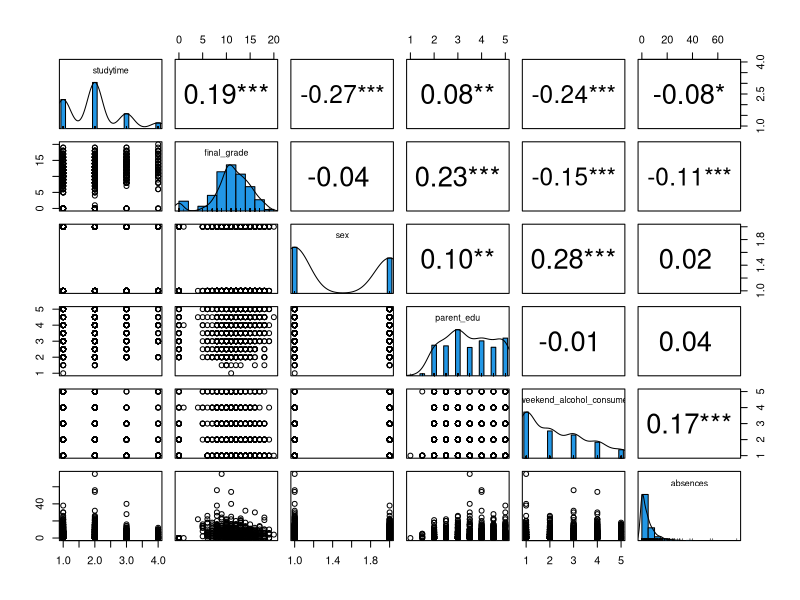
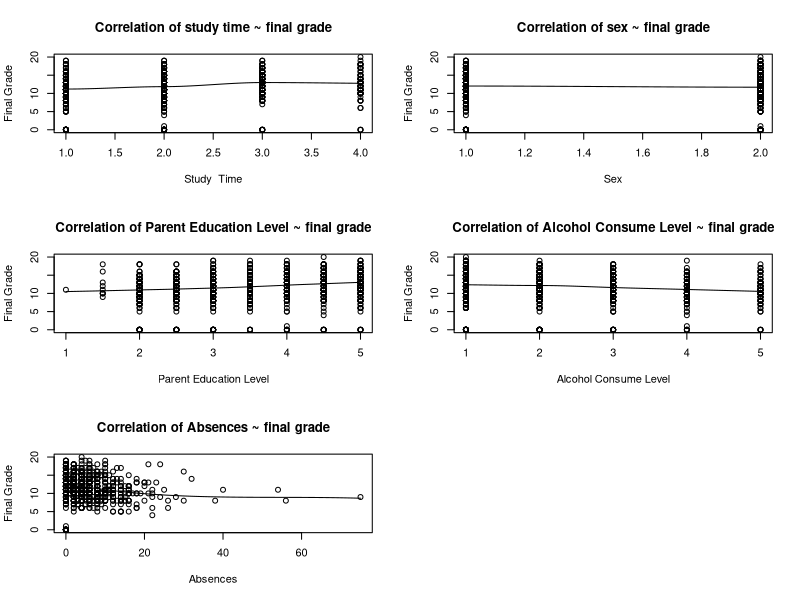
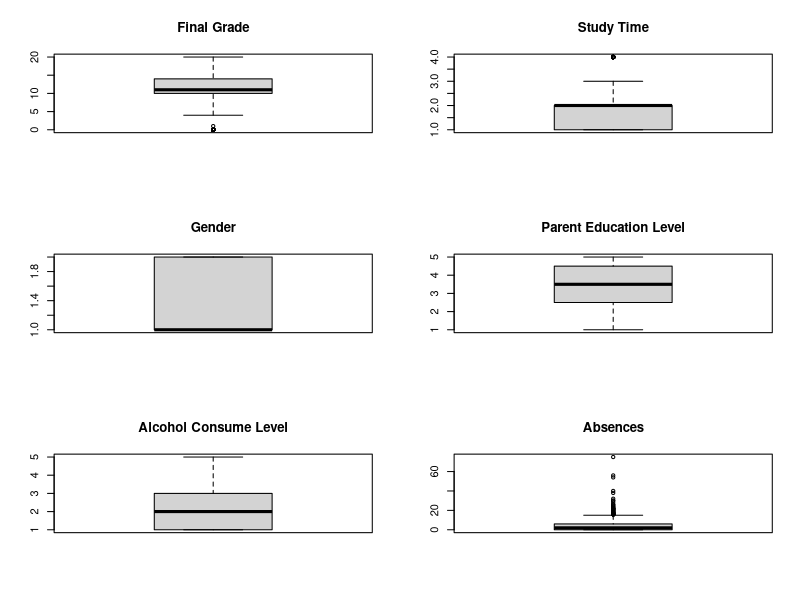
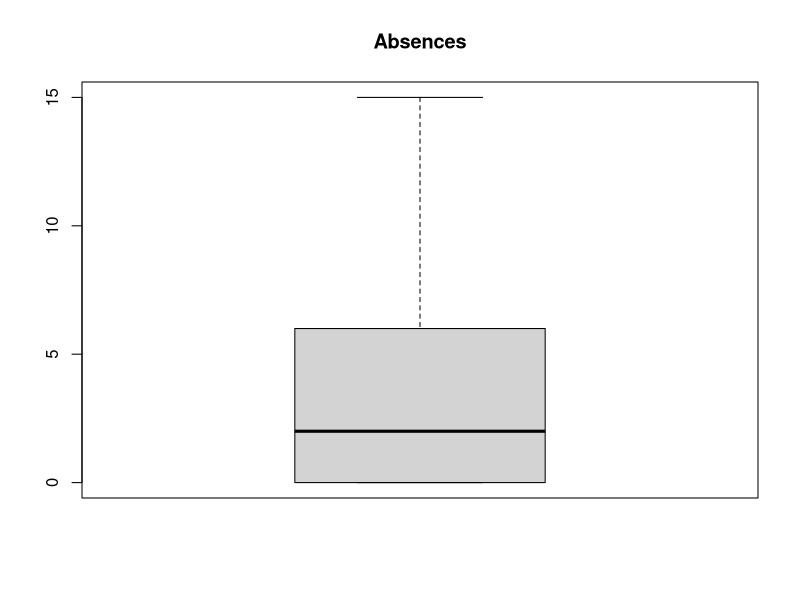
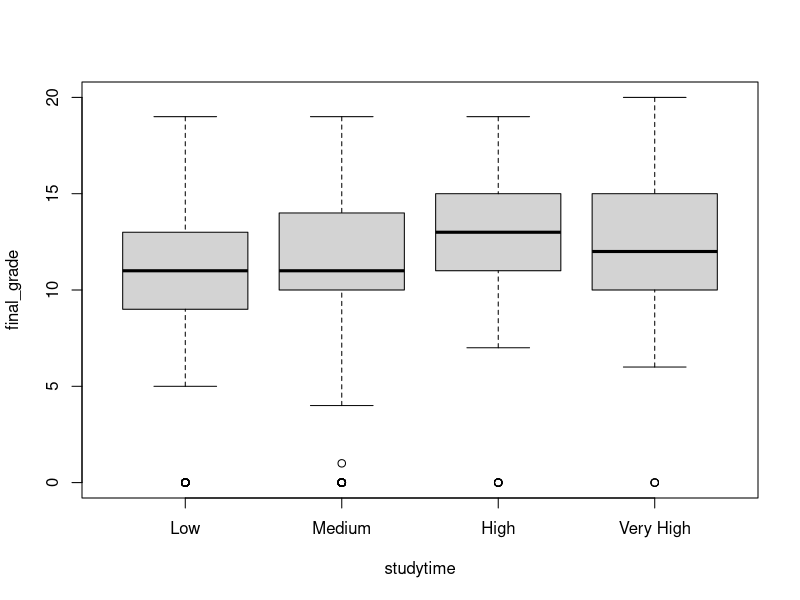
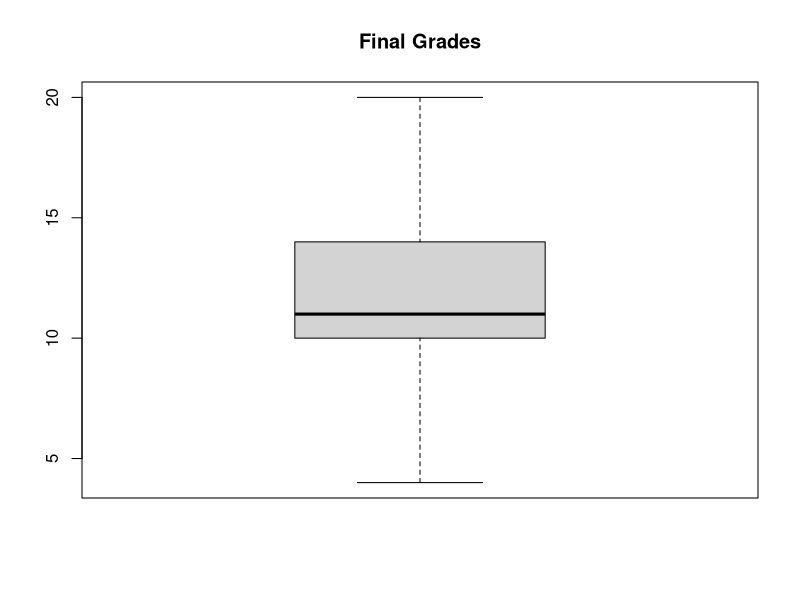
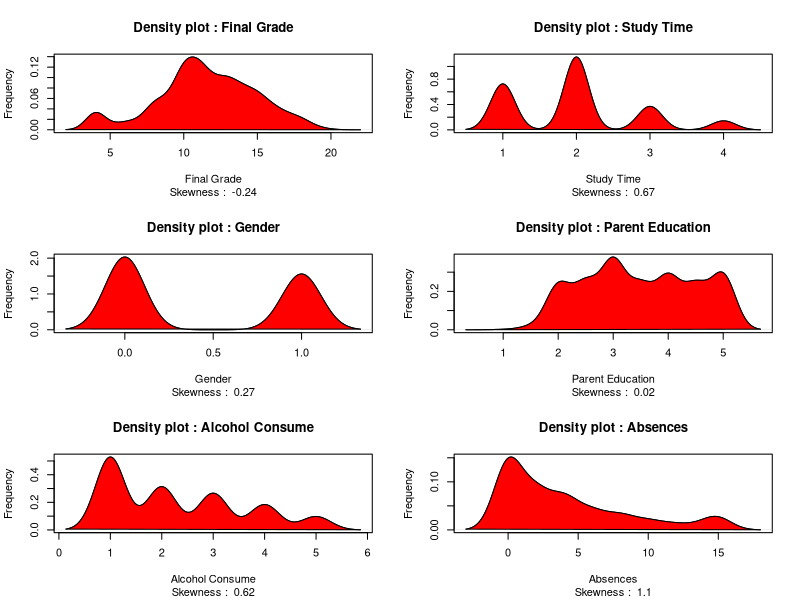

Write R code to recreate these figures, in order.
library(dplyr)

students <- read.csv('students_cleaned.csv')
View(students)

str(students)



students <- students %>%
  mutate(
    # Nominal variables
    school = factor(school),
    
    sex = factor(sex,
                 levels = c("Female", "Male")),
    
    address = factor(address,
                     levels = c("Urban", "Rural")),
    
    famsize = factor(famsize,
                     levels = c("Small", "Large")),
    
    parent_status = factor(parent_status,
                           levels = c("Together", "Apart")),
    
    Mjob = factor(Mjob),
    Fjob = factor(Fjob),
    reason = factor(reason),
    guardian = factor(guardian),
    
    subject = factor(subject),
    
    performance = factor(performance,
                         levels = c("Low", "Medium", "High"),
                         ordered = TRUE),
    
    absence_level = factor(absence_level,
                           levels = c("Low", "Moderate", "High"),
                           ordered = TRUE),
    
    
    # Binary variables
    schoolsup = factor(schoolsup,
                       levels = c("no", "yes")),
    
    famsup = factor(famsup,
                    levels = c("no", "yes")),
    
    paid = factor(paid,
                  levels = c("no", "yes")),
    
    activities = factor(activities,
                        levels = c("no", "yes")),
    
    nursery = factor(nursery,
                     levels = c("no", "yes")),
    
    higher = factor(higher,
                    levels = c("no", "yes")),
    
    internet = factor(internet,
                      levels = c("no", "yes")),
    
    romantic = factor(romantic,
                      levels = c("no", "yes")),
    
    
    # Ordinal variables
    mother_edu = factor(mother_edu,
                        levels = 0:4,
                        ordered = TRUE),
    
    father_edu = factor(father_edu,
                        levels = 0:4,
                        ordered = TRUE),
    
    studytime = factor(studytime,
                       levels = c("Low", "Medium", "High", "Very High"),
                       ordered = TRUE),
    
    failures = factor(failures,
                      levels = 0:3,
                      ordered = TRUE),
    
    traveltime = factor(traveltime,
                        levels = 1:4,
                        ordered = TRUE),
    
    famrel = factor(famrel,
                    levels = 1:5,
                    ordered = TRUE),
    
    freetime = factor(freetime,
                      levels = 1:5,
                      ordered = TRUE),
    
    goout = factor(goout,
                   levels = 1:5,
                   ordered = TRUE),
    
    weekday_alcohol_consume = factor(
      weekday_alcohol_consume,
      levels = 1:5,
      ordered = TRUE
    ),
    
    weekend_alcohol_consume = factor(
      weekend_alcohol_consume,
      levels = 1:5,
      ordered = TRUE
    ),
    
    health = factor(health,
                    levels = 1:5,
                    ordered = TRUE)
  )

str(students)

student_subset <- students %>%
  select(
    studytime,
    final_grade,
    sex,
    parent_edu,
    weekend_alcohol_consume,
    absences
  )

View(student_subset)

library(psych)
windows(20,10)

pairs.panels(student_subset,
             smooth = FALSE,      # If TRUE, draws loess smooths
             scale = FALSE,      # If TRUE, scales the correlation text font
             density = TRUE,     # If TRUE, adds density plots and histograms
             ellipses = FALSE,    # If TRUE, draws ellipses
             method = "spearman",# Correlation method (also "pearson" or "kendall")
             pch = 21,           # pch symbol
             lm = FALSE,         # If TRUE, plots linear fit rather than the LOESS (smoothed) fit
             cor = TRUE,         # If TRUE, reports correlations
             jiggle = FALSE,     # If TRUE, data points are jittered
             factor = 2,         # Jittering factor
             hist.col = 4,       # Histograms color
             stars = TRUE,       # If TRUE, adds significance level with stars
             ci = TRUE)          # If TRUE, adds confidence intervals


attach(student_subset)
windows(20,12)
par(mfrow= c(3,2))

scatter.smooth(x = studytime,
               y = final_grade,
               xlab = "Study  Time",
               ylab = "Final Grade", main = "Correlation of study time ~ final grade")

scatter.smooth(x = sex,
               y = final_grade,
               xlab = "Sex",
               ylab = "Final Grade", main = "Correlation of sex ~ final grade")

scatter.smooth(x = parent_edu,
               y = final_grade,
               xlab = "Parent Education Level",
               ylab = "Final Grade", main = "Correlation of Parent Education Level ~ final grade")

scatter.smooth(x = weekend_alcohol_consume,
               y = final_grade,
               xlab = "Alcohol Consume Level",
               ylab = "Final Grade", main = "Correlation of Alcohol Consume Level ~ final grade")

scatter.smooth(x = absences,
               y = final_grade,
               xlab = "Absences",
               ylab = "Final Grade", main = "Correlation of Absences ~ final grade")
detach(student_subset)


# Examining correlation between murder and Independent variables

cor_data <- student_subset %>%
  mutate(
    studytime = as.numeric(studytime),
    sex = ifelse(sex == "Male", 1, 0),
    weekend_alcohol_consume = as.numeric(weekend_alcohol_consume)
  )

round(cor(cor_data), 2)

attach(cor_data)

# Examining the other variables
paste("Correlation for final grade and study time: ", round(cor(final_grade, studytime),2))
paste("Correlation for final grade and sex: ", round(cor(final_grade, sex),2))
paste("Correlation for final grade and parent education level: ", round(cor(final_grade, parent_edu),2))
paste("Correlation for final grade and alcohol consume level: ", round(cor(final_grade, weekend_alcohol_consume),2))
paste("Correlation for final grade and absences: ", round(cor(final_grade, absences),2))

detach(cor_data)


windows(20,10)
par(mfrow = c(3, 2)) # divide graph area in 3 rows by 2 columns
attach(student_subset)

boxplot(final_grade,
        main = "Final Grade") # box plot for 'Final Grade'

boxplot(studytime,
        main = "Study Time") # box plot for 'Study Time'

boxplot(sex,
        main = "Gender") # box plot for 'Gender'

boxplot(parent_edu,
        main = "Parent Education Level") # box plot for 'Parent Education Level'

boxplot(weekend_alcohol_consume,
        main = "Alcohol Consume Level") # box plot for 'Alcohol Consume Level'

boxplot(absences,
        main = "Absences") # box plot for 'Absences'


# Check outliers for absences
outlier_values <- boxplot.stats(absences)$out # outlier values.
outlier_values


# Apply Winsorization / Capping
# replace extreme values with boundary values


Q1 <- quantile(student_subset$absences, 0.25)
Q3 <- quantile(student_subset$absences, 0.75)

IQR_value <- Q3 - Q1

lower <- Q1 - 1.5 * IQR_value
upper <- Q3 + 1.5 * IQR_value

student_subset$absences_capped <- pmin(
  pmax(student_subset$absences, lower),
  upper
)

# check outlier values for absences_capped
outlier_values <- boxplot.stats(student_subset$absences_capped)$out
outlier_values

#check the boxplot for any outliers 
windows(10,10)
boxplot(student_subset$absences_capped,
        main = "Absences")


student_subset$sex_num <- ifelse(student_subset$sex == "Male", 1, 0)
student_subset$alcohol_consume <-  as.numeric(weekend_alcohol_consume)
# convert ordinal study time into numeric for modelling purposes
student_subset$studytime_num <- as.numeric(studytime)


windows(20,20)
boxplot(final_grade ~ studytime, data = student_subset)


# Check outliers for final grade
outlier_values <- boxplot.stats(final_grade)$out
outlier_values

# Apply Winsorization / Capping
# replace extreme values with boundary values


Q1 <- quantile(student_subset$final_grade, 0.25)
Q3 <- quantile(student_subset$final_grade, 0.75)

IQR_value <- Q3 - Q1

lower <- Q1 - 1.5 * IQR_value
upper <- Q3 + 1.5 * IQR_value

student_subset$final_grades_capped <- pmin(
  pmax(student_subset$final_grade, lower),
  upper
)

# check outlier values for grades_capped
outlier_values <- boxplot.stats(student_subset$final_grades_capped)$out
outlier_values

#check the boxplot for any outliers 
windows(10,10)
boxplot(student_subset$final_grades_capped,
        main = "Final Grades")


# Skewness function to examine normality
# install.packages("e1071")
library(e1071)
windows(30,20)
par(mfrow = c(3,2)) # divide graph area into 1 row x 2 cols

# skewness of < -1 or > 1 = highly skewed
# -1 to -0.5 and 0.5 to 1 = moderately skewed
# Skewness of -0.5 to 0.5 = approx symetrical


plot(density(student_subset$final_grades_capped),
     main = "Density plot : Final Grade",
     ylab = "Frequency", xlab = "Final Grade",
     sub = paste("Skewness : ", round(e1071::skewness(student_subset$final_grades_capped), 2)))
polygon(density(student_subset$final_grades_capped), col = "red")

plot(density(student_subset$studytime_num),
     main = "Density plot : Study Time",
     ylab = "Frequency", xlab = "Study Time",
     sub = paste("Skewness : ", round(e1071::skewness(student_subset$studytime_num), 2)))
polygon(density(student_subset$studytime_num), col = "red")

plot(density(student_subset$sex_num),
     main = "Density plot : Gender",
     ylab = "Frequency", xlab = "Gender",
     sub = paste("Skewness : ", round(e1071::skewness(student_subset$sex_num), 2)))
polygon(density(student_subset$sex_num), col = "red")

plot(density(student_subset$parent_edu),
     main = "Density plot : Parent Education",
     ylab = "Frequency", xlab = "Parent Education",
     sub = paste("Skewness : ", round(e1071::skewness(student_subset$parent_edu), 2)))
polygon(density(student_subset$parent_edu), col = "red")

plot(density(student_subset$alcohol_consume),
     main = "Density plot : Alcohol Consume",
     ylab = "Frequency", xlab = "Alcohol Consume",
     sub = paste("Skewness : ", round(e1071::skewness(student_subset$alcohol_consume), 2)))
polygon(density(student_subset$alcohol_consume), col = "red")

plot(density(student_subset$absences_capped),
     main = "Density plot : Absences",
     ylab = "Frequency", xlab = "Absences",
     sub = paste("Skewness : ", round(e1071::skewness(student_subset$absences_capped), 2)))
polygon(density(student_subset$absences_capped), col = "red")
